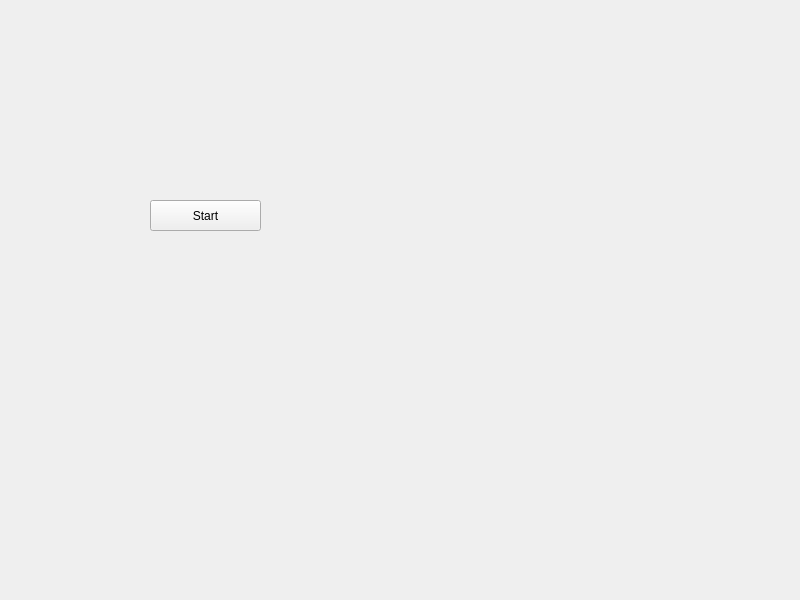
<?xml version="1.0" encoding="UTF-8"?>
<ui version="4.0">
 <class>Widget</class>
 <widget class="QWidget" name="Widget">
  <property name="geometry">
   <rect>
    <x>0</x>
    <y>0</y>
    <width>800</width>
    <height>600</height>
   </rect>
  </property>
  <property name="windowTitle">
   <string>Widget</string>
  </property>
  <widget class="QPushButton" name="startButton">
   <property name="geometry">
    <rect>
     <x>150</x>
     <y>200</y>
     <width>111</width>
     <height>31</height>
    </rect>
   </property>
   <property name="text">
    <string>Start</string>
   </property>
  </widget>
 </widget>
 <resources/>
 <connections/>
</ui>
